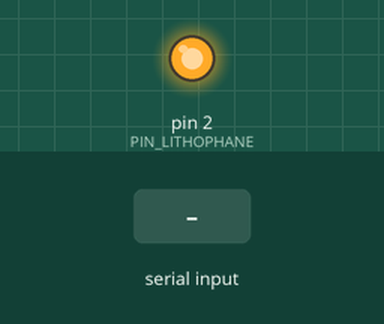
Recording of a sketch running on a simulated Arduino Uno, built with avr-gcc and run on an emulated ATmega328P. Shown: output pins drawn as LEDs (lit = HIGH). The inputs (shaded band) are chosen by the test bench.

Above: at 1.2 s.
1.3 s: "1" received over Serial
At 2.4 s:
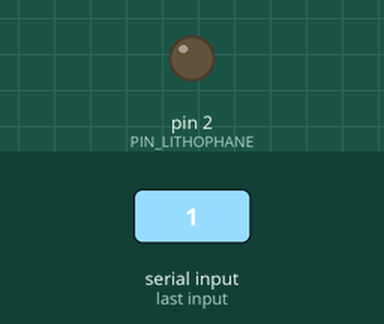
2.9 s: "O" received over Serial
At 3.6 s:
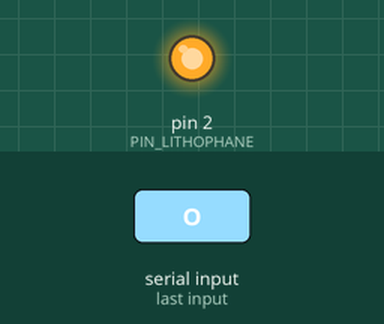
4.5 s: "0" received over Serial
At 6.0 s:
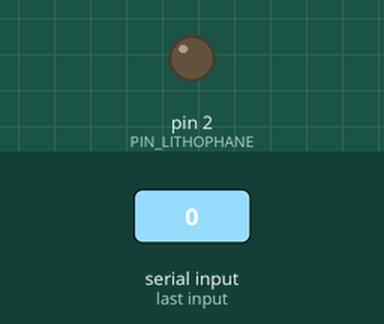
Timing chart, 0 to 7.5 s (numbered marks = the images above; inputs shaded):
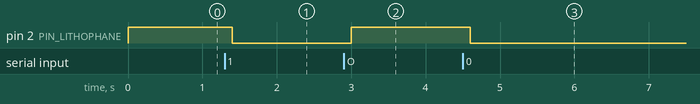

Measured:
- after the input at 1.3 s, pin 2 (PIN_LITHOPHANE): HIGH → LOW after 0.10 s
- after the input at 2.9 s, pin 2 (PIN_LITHOPHANE): LOW → HIGH after 0.10 s
- after the input at 4.5 s, pin 2 (PIN_LITHOPHANE): HIGH → LOW after 0.10 s

The sketch:

sketch_lithophane.ino
```cpp
/*
 * 블루투스 통신을 이용해 스마트폰으로 리쏘페인 조명(무드등)을 제어하는 코드
 *
 * 블루투스 모듈(HC-06, HM-10 등)을 이용해 명령어를 전달한다.
 * 스마트폰 앱을 통해 무선 데이터를 전송하여 명령에 따라 무드등을 On/Off 시킨다.
 * 더 많은 정보는 토이 메이커스 http://cafe.naver.com/toymakers
 *
 * 2017년 9월 19일 생성됨 by 메이커멘토(토이메이커스)
 *
 */

#define PIN_LITHOPHANE  2

void setup() {
  // 블루투스 통신을 위한 시리얼 초기화(0번:RX, 1번:TX로 사용)
  Serial.begin(9600);

  // 아두이노 나노에 연결된 리쏘페인 조명의 핀번호 초기화
  // 전원이 들어왔을 때 켜짐(On)을 기본 값으로 세팅
  pinMode(PIN_LITHOPHANE, OUTPUT);
  digitalWrite(PIN_LITHOPHANE, HIGH);
}

void loop() {

  // 블루투스 통신을 통해 명령어를 수신한 경우 if문 동작
  if (Serial.available()) {

    // 블루투스로 수신된 명령어를 command에 저장
    char command = Serial.read();

    if (command == 'O' || command == 'o') {

      // 명령어가 대문자 'O' 또는 소문자 'o'인 경우 무드등 켜기
      digitalWrite(PIN_LITHOPHANE, HIGH);
    }
    else {
      // 명령어가 대문자 'O' 또는 소문자 'o'이 아닌 경우 무드등 끄기
      digitalWrite(PIN_LITHOPHANE, LOW);
    }
  }

  // 일정시간 지연
  delay(100);
}
```
